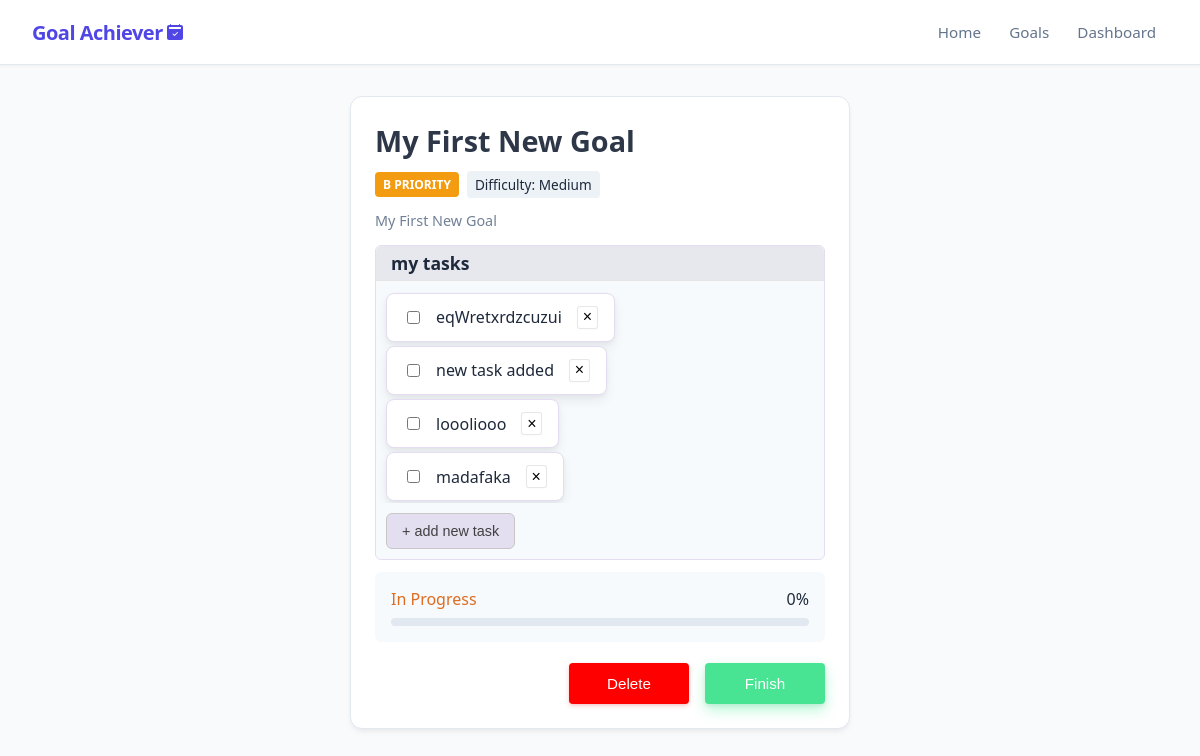
Before: /goals/1 with the older database file.
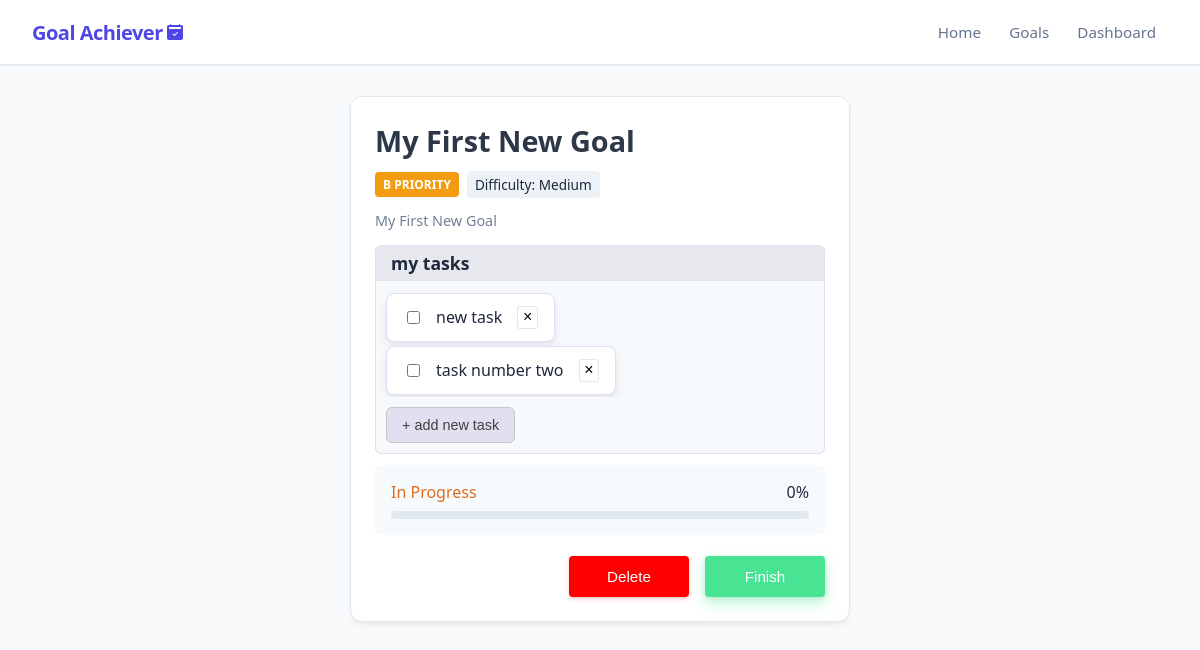
After: the same page with the newer database file.
### app/models_db.py (models this page shows, shortened)
class Task(db.Model):
    __tablename__ = 'tasks'
    id = db.Column(db.Integer, primary_key=True)
    text = db.Column(db.String(255), nullable=False)
    is_completed = db.Column(db.Boolean, default=False)
    goal_id = db.Column(db.Integer, db.ForeignKey('goals.id', ondelete='CASCADE'), nullable=False)

### app/routes.py (the view)
@main.route('/goals/<int:goal_id>')
def view_goal(goal_id):
    goal = Goal.query.get_or_404(goal_id)
    tasks_list = goal.tasks
    return render_template('view_goal.html', goal=goal, tasks=tasks_list)

### app/templates/view_goal.html (shortened to what the changed rows need)
{% extends "base.html" %}
{% block content %}
<div class="container">
    <div id="goal_card">
        <div style="overflow: wrap; max-width: 500px; margin-bottom: 0.7rem;">
            <h2 style="margin: 0px; font-size: 1.8rem; color: #2d3748; padding: 0px;">{{ goal.title }}</h2>
        </div>
        <div class="tasks-wrapper">
            <div class="tasks-container" style="margin: 10px 0px; overflow: hidden;">
                {% if tasks %}
                    <ul class="task-list-box">
                        {% for task in tasks %}
                            <li class="task-item task-box" style="display: flex; align-items: center; justify-content: space-between;">
                                            <label style="display: flex; align-items: center; gap: 6px; cursor: pointer;">
                                                <input
                                                    style="margin-right: 10px;"
                                                    type="checkbox"
                                                    class="task-toggle"
                                                    data-task-id="{{ task.id }}"
                                                    {% if task.is_completed %}checked{% endif %}>
                                                <span class="{% if task.is_completed %}completed-task{% endif %}">
                                                    {{ task.text }}
                                                </span>
                                            </label>
                                            <button class="delete-task-btn" aria-label="Delete task" data-task-id="{{ task.id }}">&times;</button>
                                        </li>
                        {% endfor %}
                    </ul>
                {% else %}
                    <p class="no-tasks-msg">There are no tasks here.</p>
                {% endif %}
            </div>
        </div>
    </div>
</div>
{% endblock %}

Changed rows visible on the page:
removed Task: text "eqWretxrdzcuzui"
removed Task: text "new task added"
removed Task: text "loooliooo"
removed Task: text "madafaka"
added Task: text "new task"
added Task: text "task number two"
